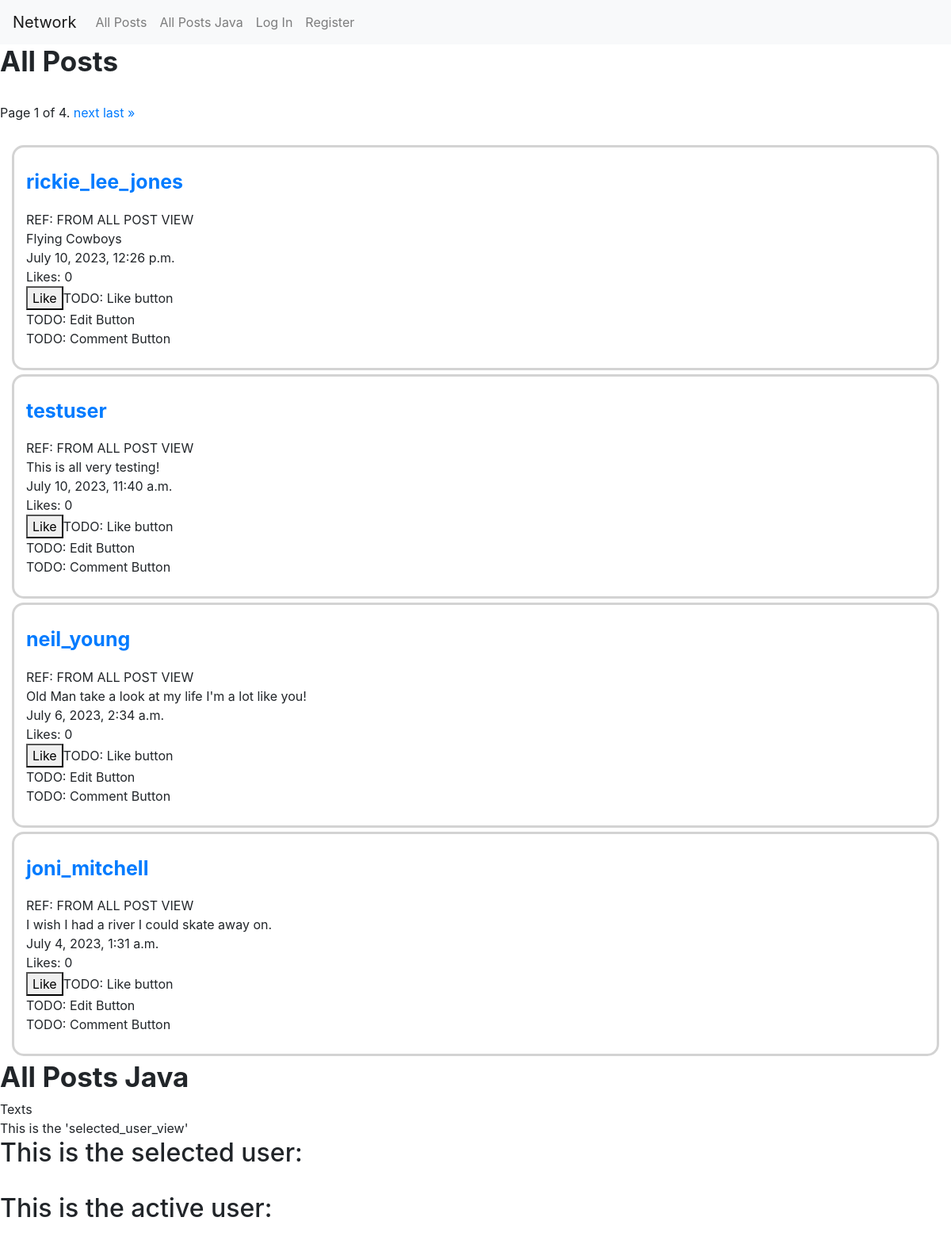
Before: / (upper part) with the older database file.
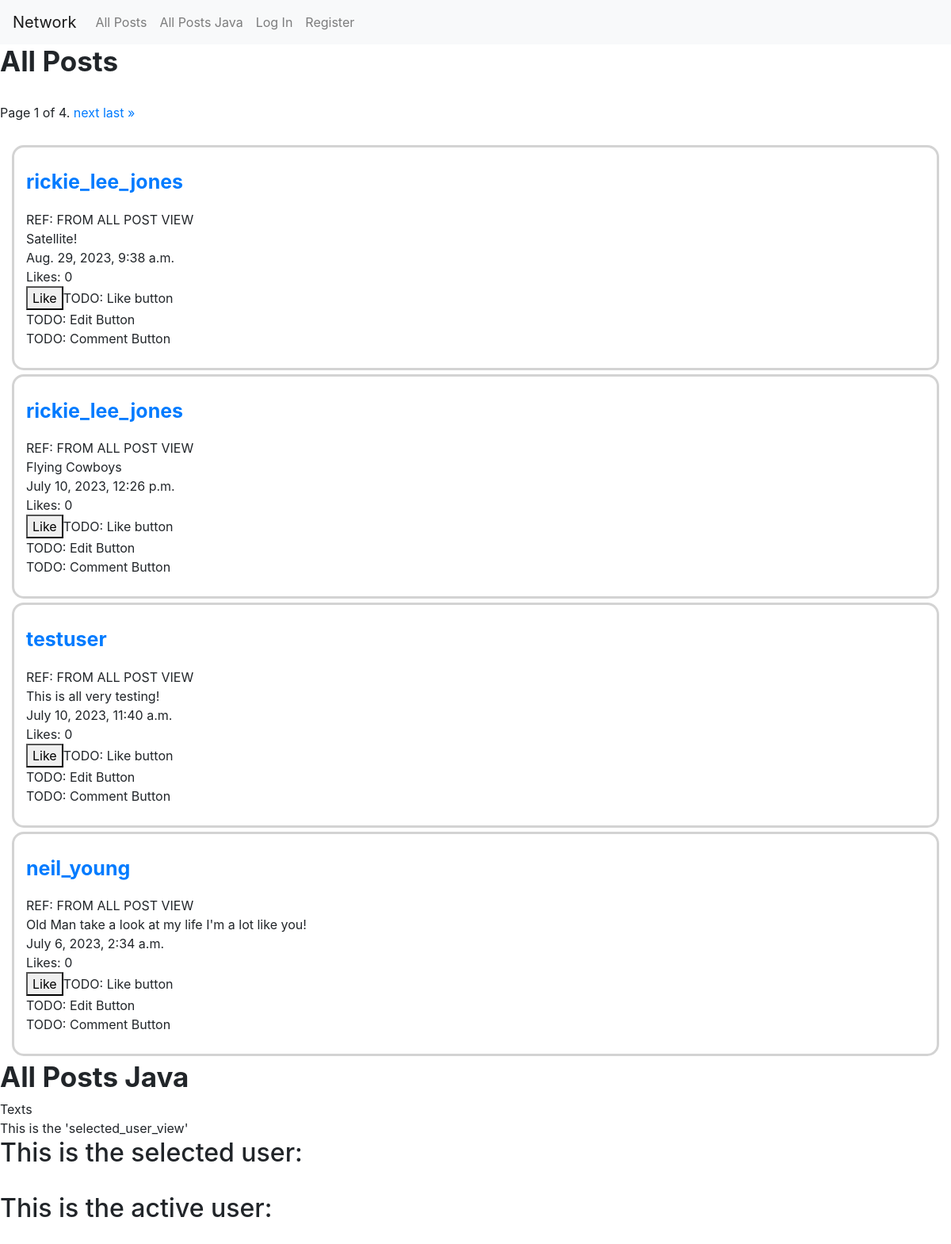
After: the same page with the newer database file.
### network/models.py (models this page shows, shortened)
class Post(models.Model):
    content = models.CharField(max_length=128)
    user = models.ForeignKey(User, on_delete=models.CASCADE, related_name="user")
    likes = models.IntegerField(default=0)
    timestamp = models.DateTimeField(auto_now_add=True)

class User(AbstractUser):
    followed_by_user = models.IntegerField(default=0)
    followers_of_user = models.IntegerField(default=0)
    def __str__(self):
        return f"{self.username}"

### network/views.py (the view)
# urls.py: path("", views.index, name="index"),
def index(request, request_name=None):
    if (request_name == None):
        print("Name = None")
    else:
        print("Name from request: ", request_name)
    if request.method == "POST":
        post_content = request.POST["post_content"]
        post = Post(content=post_content, user=request.user)
        post.save()
        return HttpResponseRedirect(reverse("index"))
    else:
        if request.user.is_authenticated:
          if (request_name == None):
            print("Name = None") #print test, can delete
            active_user = User.objects.get(username=request.user)
            active_user_posts = Post.objects.filter(user=active_user.id).order_by("-timestamp")
            paginator_active_user = Paginator(active_user_posts, 2)
            page_number = request.GET.get('page')
            page_obj_active_user = paginator_active_user.get_page(page_number)
            posts = Post.objects.all().order_by("-timestamp")
            paginator = Paginator(posts, 4)
            page_number = request.GET.get('page')
            page_obj = paginator.get_page(page_number)
            return render(request, "network/index.html",
            {"page_obj" : page_obj,
            "page_obj_active_user": page_obj_active_user,
            "active_user": active_user})
          else:
            print(request_name)  #print test, can delete
            selected_user = User.objects.get(username=request_name)
            print("selected user: ", selected_user)
            selected_user_posts = Post.objects.filter(user=selected_user.id).order_by("-timestamp")
            paginator_selected_user = Paginator(selected_user_posts, 2)
            page_number = request.GET.get('page')
            page_obj_selected_user = paginator_selected_user.get_page(page_number)
            return render(request, "network/index.html",
            {"page_obj_selected_user": page_obj_selected_user,
            "selected_user": selected_user})
        else:
          print("NOZE")
          posts = Post.objects.all().order_by("-timestamp")
          paginator = Paginator(posts, 4)
          page_number = request.GET.get('page')
          page_obj = paginator.get_page(page_number)
          return render(request, "network/index.html",
            {"page_obj": page_obj})

### network/templates/network/index.html (shortened to what this page needs)
{% extends "network/layout.html" %}
{% load static %}
{% block body %}
    <div id="all_post-view">
    <h3 style="font-size: 35px";><strong>All Posts</strong></h3>
    <br>
        <div class="pagination">
          <span class="step-links">
            <span class="current">
              Page {{ page_obj.number }} of {{ page_obj.paginator.num_pages }}.
            </span>
            {% if page_obj.has_next %}
              <a href="?page={{ page_obj.next_page_number }}">next</a>
              <a href="?page={{ page_obj.paginator.num_pages }}">last &raquo;</a>
            {% endif %}
          </span>
        </div><br>
        {% for p in page_obj %}
          <div class="post_style">
            <p class="api_user_post" name="user_name" data-name="{{p.user}}" style="font-size:25px; font-weight: bold ;">
              <a href="#">{{p.user}}</a>
            </p>
            REF: FROM ALL POST VIEW<br>
            {{p.content}}<br>
            {{p.timestamp}}<br>
            Likes: {{p.likes}}<br>
            <button>Like</button>TODO: Like button<br>
            TODO: Edit Button<br>
            TODO: Comment Button
            <br>
          </div>
        {% endfor %}
    </div>
    <div id="all_post_java-view">
      <h3 style="font-size: 35px";><strong>All Posts Java</strong></h3>
      Texts
    </div>
    <div id="selected_user_view">
    This is the 'selected_user_view'
    <h2>This is the selected user: {{selected_user}}</h2><br>
    <h2>This is the active user: {{active_user}}</h2><br>
    <h2>This is the current user: {{current_user}}</h2><br>
    <br>
</div>
{% endblock %}

### network/templates/network/layout.html (shortened to what this page needs)
{% load static %}
<!DOCTYPE html>
<html lang="en">
    <head>
        <link rel="stylesheet" href="https://stackpath.bootstrapcdn.com/bootstrap/4.4.1/css/bootstrap.min.css">
        <link  href="{% static 'network/styles.css' %}" rel="stylesheet">
    </head>
    <body>
        <nav class="navbar navbar-expand-lg navbar-light bg-light">
        <a class="navbar-brand" href="#">Network</a>
            <div class="testclass">
              <ul class="navbar-nav mr-auto">
                  <li id="all_posts" class="nav-item">
                    <a class="nav-link" href="#">All Posts</a>
                  </li>
                  <li id="all_posts_java" class="nav-item">
                    <a class="nav-link" href="#">All Posts Java</a>
                  </li>
                {% if user.is_authenticated %}
                  <li id="new_post" class="nav-item">
                    <a class="nav-link" href="#">New Post</a>
                  </li>
                  <li id="following" class="nav-item">
                    <a class="nav-link" href="#">Following</a>
                  </li>
                  <li class="nav-item">
                    <a class="nav-link" href="{% url 'logout' %}">Log Out</a>
                  </li>
                {% else %}
                  <li class="nav-item">
                    <a class="nav-link" href="{% url 'login' %}">Log In</a>
                  </li>
                  <li class="nav-item">
                    <a class="nav-link" href="{% url 'register' %}">Register</a>
                  </li>
                {% endif %}
              </ul>
            </div>
          </nav>
        <div class="body">
            {% block body %}
            {% endblock %}
        </div>
    </body>
</html>

### network/static/network/styles.css (style rules this page uses)
.post_style { border-color: lightgrey; border-radius:15px; border-style: solid; margin: 5px 15px 5px 15px; padding:25px 15px 25px 15px; }

Changed rows visible on the page:
no longer on this page (row unchanged): Post: user "joni_mitchell", content "I wish I had a river I could skate away on.", timestamp "July 4, 2023, 1:31 a.m.", likes "0"
added Post: user "rickie_lee_jones", content "Satellite!", timestamp "Aug. 29, 2023, 9:38 a.m.", likes "0"
